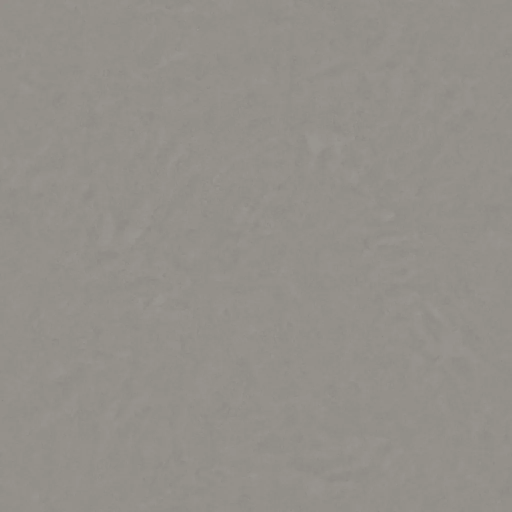
#> input picture packages/web/src/terrain/maps/on-foot-regolith-albedo.webp, 1024 x 1024 px, given in place of moon-lroc-4k.jpg, which was not available (shown at 1/2 size)
$ python moon_hero.py
#> lines starting #> are read from the running program, lines starting #| are printed output that depends on the picture
#   _   _       _                         _ _
#  | | | |_ __ (_)_   _____ _ __ ___  ___| | | ___
#  | | | | '_ \| \ \ / / _ \ '__/ __|/ _ \ | |/ _ \
#  | |_| | | | | |\ V /  __/ |  \__ \  __/ | |  __/
#   \___/|_| |_|_| \_/ \___|_|  |___/\___|_|_|\___|
#
#             =++==--::.
#         %%%%##**++=--:..  .
#      ##**#%@%%#***+=--::.   .
#    #**=+*#*#**#++++=-:::.. .  .
#   #++-====*@%+*++==--::...   .  .    Ventana Lunar
#  #+=-=--++==+===-+==--:..   .  .  .  Sun, Earth and landing
# #----====-------=-=---:..  .  .  .   windows at the lunar
# #+---+=====--=---==-::..     .  .  . south pole
# #*----==---==-=-=-:-....    .  .  .
# *#----===+*===--:-::...    .  .  .   Built for the NASA Space
#  *----=*-+*%*+=-:::....   .  .  .    Apps Challenge 2026,
#   *------=+*=--:::-:::.. .  .  .     Madrid. Not endorsed
#    %*===-=-==--==-:::.  .  .  .      by NASA.
#      *+:--+:--::::::.  .  .  .
#         -=:::...:..   .  .           (c) 2026 Universelle
#             :::.. .  .               SPDX-License-Identifier: MIT

"""Renders the landing's hero Moon (VENT-109) from the shipped LROC map.

An orthographic view of the textured sphere, north up, centred at 52 S 15 E so
the south pole sits in the lower half, lit from the east by a low Sun (a first
quarter seen from over the southern hemisphere). Lommel-Seeliger shading on the
smooth sphere; no relief. Deterministic: the same map gives the same bytes.

Usage (from the repo root):
  python3 -I packages/landing/scripts/moon_hero.py [--check-near-side out.png]
"""

import argparse
import math
from pathlib import Path

import numpy as np
from PIL import Image

ROOT = Path(__file__).resolve().parents[3]
MAP = ROOT / "packages/web/public/textures/moon-lroc-4k.jpg"
OUT = ROOT / "packages/landing/public/media"
SIZES = (1600, 800)
CENTRE = (-52.0, 15.0)
SKY = (7, 8, 11)


def frame(lat_deg, lon_deg):
    """The view's axes: toward the viewer, east (right) and north (up)."""
    lat, lon = math.radians(lat_deg), math.radians(lon_deg)
    toward = np.array(
        [math.cos(lat) * math.cos(lon), math.cos(lat) * math.sin(lon), math.sin(lat)]
    )
    east = np.array([-math.sin(lon), math.cos(lon), 0.0])
    return toward, east, np.cross(toward, east)


def render(texture, size, centre, light):
    """The lit disc on the sky colour, as an RGB array."""
    toward, east, north = frame(*centre)
    y, x = np.mgrid[0:size, 0:size]
    radius = size / 2 * 0.98
    u = (x - size / 2 + 0.5) / radius
    v = -(y - size / 2 + 0.5) / radius
    r2 = u * u + v * v
    z = np.sqrt(np.clip(1 - r2, 0, 1))
    p = z[..., None] * toward + u[..., None] * east + v[..., None] * north
    lat = np.arcsin(np.clip(p[..., 2], -1, 1))
    lon = np.arctan2(p[..., 1], p[..., 0])
    h, w = texture.shape
    col = (((lon / (2 * np.pi) + 0.5) % 1) * (w - 1)).astype(int)
    row = ((0.5 - lat / np.pi) * (h - 1)).astype(int)
    albedo = texture[row, col]
    sun = light[0] * east + light[1] * north + light[2] * toward
    sun = sun / np.linalg.norm(sun)
    mu = np.clip(p @ sun, 0, 1)
    shade = 2 * mu / (mu + np.clip(z, 0.05, 1))
    lit = np.clip(albedo * shade * 0.85, 0, 1) ** (1 / 1.2)
    edge = np.clip((1 - np.sqrt(np.clip(r2, 0, None))) * radius, 0, 1)
    value = lit * edge * (r2 <= 1) * 255
    sky = np.array(SKY, dtype=np.float32)
    return np.maximum(value[..., None], sky).astype(np.uint8)


def main():
    parser = argparse.ArgumentParser()
    parser.add_argument("--check-near-side")
    args = parser.parse_args()
    gray = Image.open(MAP).convert("L")
    texture = np.asarray(gray, dtype=np.float32) / 255
    if args.check_near_side:
        image = render(texture, 600, (0.0, 0.0), (0.0, 0.0, 1.0))
        Image.fromarray(image).save(args.check_near_side)
        return
    OUT.mkdir(parents=True, exist_ok=True)
    for size in SIZES:
        image = render(texture, size, CENTRE, (0.92, 0.1, 0.15))
        target = OUT / f"moon-{size}.webp"
        Image.fromarray(image).save(target, quality=82, method=6)
        print(target.relative_to(ROOT))
#> this loop made 2 passes
#> pass 1, in render, `lit = np.clip(albedo * shade * 0.85, 0, 1) ** (1 / 1.2)`:
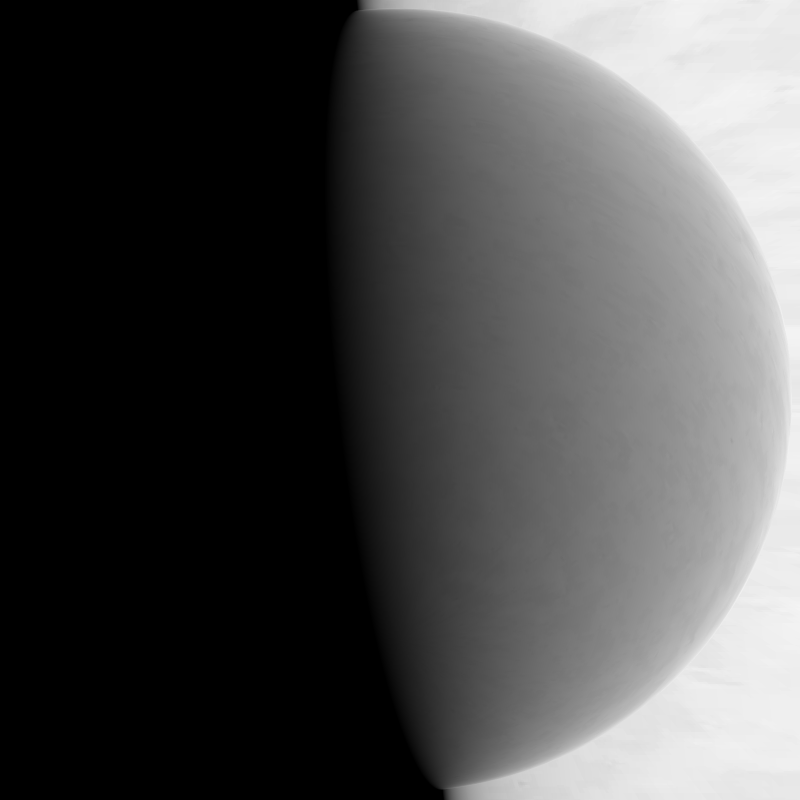
#> lit: shape (1600, 1600) float64 (shown at 1/2 size); min 0, max 0.962, mean 0.3
#> pass 1, in render, `value = lit * edge * (r2 <= 1) * 255`:
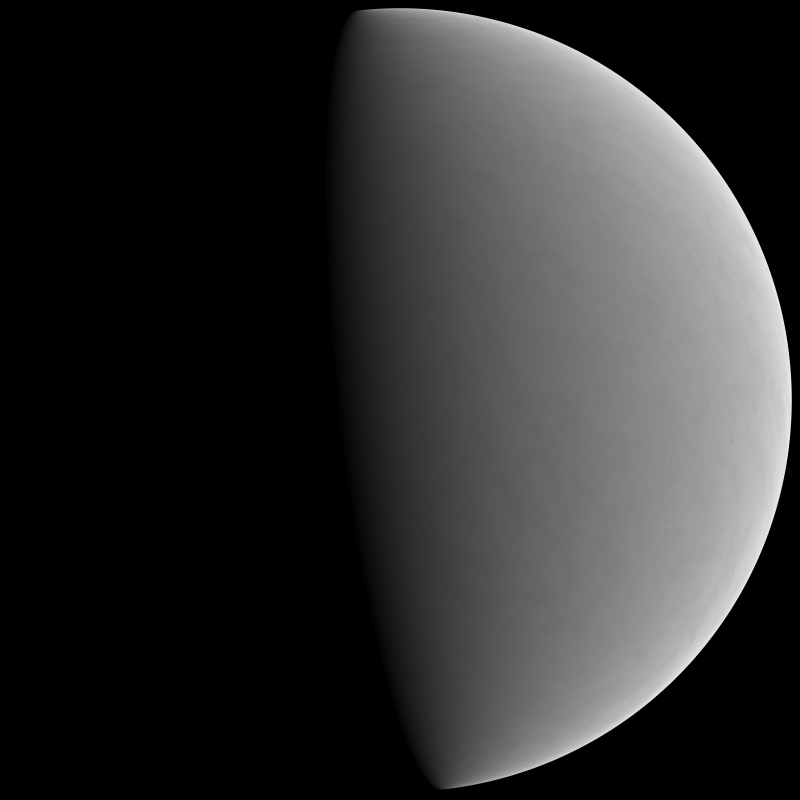
#> value: shape (1600, 1600) float64 (shown at 1/2 size); min 0, max 242.4, mean 47.8
#> after the loop:
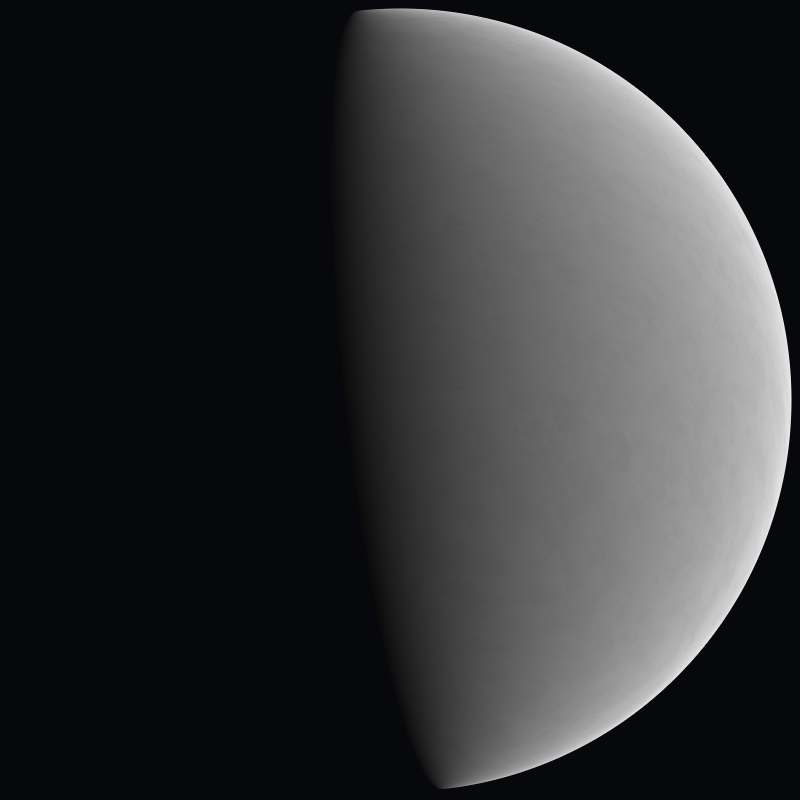
#> image: shape (800, 800, 3); mean of channels 0, 1, 2 51.4, 52, 53.7; drawn as R, G, B


if __name__ == "__main__":
    main()
